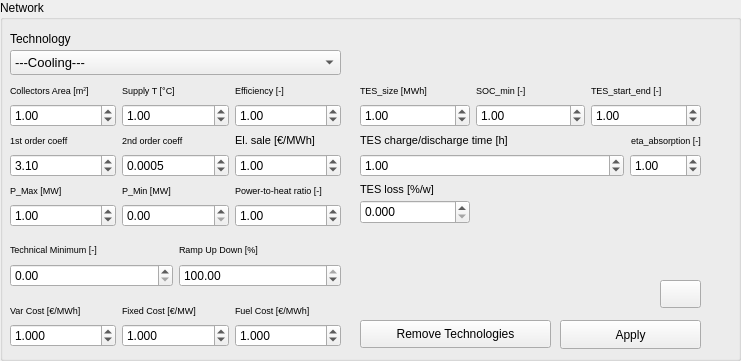
           <widget class="QGroupBox" name="cooling_2">
            <property name="geometry">
             <rect>
              <x>10</x>
              <y>270</y>
              <width>741</width>
              <height>361</height>
             </rect>
            </property>
            <property name="title">
             <string>Network</string>
            </property>
            <widget class="QLabel" name="label_12">
             <property name="geometry">
              <rect>
               <x>10</x>
               <y>30</y>
               <width>161</width>
               <height>17</height>
              </rect>
             </property>
             <property name="text">
              <string>Technology</string>
             </property>
            </widget>
            <widget class="QWidget" name="horizontalLayoutWidget_10">
             <property name="geometry">
              <rect>
               <x>10</x>
               <y>320</y>
               <width>331</width>
               <height>31</height>
              </rect>
             </property>
             <layout class="QHBoxLayout" name="horizontalLayout_9">
              <item>
               <widget class="QDoubleSpinBox" name="networkVariableCost">
                <property name="decimals">
                 <number>3</number>
                </property>
                <property name="maximum">
                 <double>99999999.989999994635582</double>
                </property>
                <property name="singleStep">
                 <double>0.010000000000000</double>
                </property>
                <property name="value">
                 <double>1.000000000000000</double>
                </property>
               </widget>
              </item>
              <item>
               <widget class="QDoubleSpinBox" name="networkFixedCost">
                <property name="decimals">
                 <number>3</number>
                </property>
                <property name="maximum">
                 <double>99999999.989999994635582</double>
                </property>
                <property name="singleStep">
                 <double>0.010000000000000</double>
                </property>
                <property name="value">
                 <double>1.000000000000000</double>
                </property>
               </widget>
              </item>
              <item>
               <widget class="QDoubleSpinBox" name="networkFuelCost">
                <property name="decimals">
                 <number>3</number>
                </property>
                <property name="maximum">
                 <double>99999999.989999994635582</double>
                </property>
                <property name="singleStep">
                 <double>0.010000000000000</double>
                </property>
                <property name="value">
                 <double>1.000000000000000</double>
                </property>
               </widget>
              </item>
             </layout>
            </widget>
            <widget class="QWidget" name="horizontalLayoutWidget_35">
             <property name="geometry">
              <rect>
               <x>10</x>
               <y>80</y>
               <width>331</width>
               <height>21</height>
              </rect>
             </property>
             <layout class="QHBoxLayout" name="horizontalLayout_41">
              <item>
               <widget class="QLabel" name="label_97">
                <property name="text">
                 <string>&lt;html&gt;&lt;head/&gt;&lt;body&gt;&lt;p&gt;&lt;span style=&quot; font-size:7pt;&quot;&gt;Collectors Area [m&lt;/span&gt;&lt;span style=&quot; font-size:7pt; vertical-align:super;&quot;&gt;2&lt;/span&gt;&lt;span style=&quot; font-size:7pt;&quot;&gt;]&lt;/span&gt;&lt;/p&gt;&lt;/body&gt;&lt;/html&gt;</string>
                </property>
               </widget>
              </item>
              <item>
               <widget class="QLabel" name="label_98">
                <property name="text">
                 <string>&lt;html&gt;&lt;head/&gt;&lt;body&gt;&lt;p&gt;&lt;span style=&quot; font-size:7pt;&quot;&gt;Supply T [°C]&lt;/span&gt;&lt;/p&gt;&lt;/body&gt;&lt;/html&gt;</string>
                </property>
               </widget>
              </item>
              <item>
               <widget class="QLabel" name="label_99">
                <property name="text">
                 <string>&lt;html&gt;&lt;head/&gt;&lt;body&gt;&lt;p&gt;&lt;span style=&quot; font-size:7pt;&quot;&gt;Efficiency [-]&lt;/span&gt;&lt;/p&gt;&lt;/body&gt;&lt;/html&gt;</string>
                </property>
               </widget>
              </item>
             </layout>
            </widget>
            <widget class="QWidget" name="horizontalLayoutWidget_37">
             <property name="geometry">
              <rect>
               <x>10</x>
               <y>100</y>
               <width>331</width>
               <height>31</height>
              </rect>
             </property>
             <layout class="QHBoxLayout" name="horizontalLayout_43">
              <item>
               <widget class="QDoubleSpinBox" name="networkarea">
                <property name="maximum">
                 <double>99999999.989999994635582</double>
                </property>
                <property name="singleStep">
                 <double>0.010000000000000</double>
                </property>
                <property name="value">
                 <double>1.000000000000000</double>
                </property>
               </widget>
              </item>
              <item>
               <widget class="QDoubleSpinBox" name="networkTemp">
                <property name="minimum">
                 <double>-999999.000000000000000</double>
                </property>
                <property name="maximum">
                 <double>99999999.989999994635582</double>
                </property>
                <property name="singleStep">
                 <double>0.010000000000000</double>
                </property>
                <property name="value">
                 <double>1.000000000000000</double>
                </property>
               </widget>
              </item>
              <item>
               <widget class="QDoubleSpinBox" name="networkEta">
                <property name="maximum">
                 <double>9999.989999999999782</double>
                </property>
                <property name="singleStep">
                 <double>0.010000000000000</double>
                </property>
                <property name="value">
                 <double>1.000000000000000</double>
                </property>
               </widget>
              </item>
             </layout>
            </widget>
            <widget class="QWidget" name="horizontalLayoutWidget_42">
             <property name="geometry">
              <rect>
               <x>10</x>
               <y>130</y>
               <width>331</width>
               <height>21</height>
              </rect>
             </property>
             <layout class="QHBoxLayout" name="horizontalLayout_48">
              <item>
               <widget class="QLabel" name="label_100">
                <property name="text">
                 <string>&lt;html&gt;&lt;head/&gt;&lt;body&gt;&lt;p&gt;&lt;span style=&quot; font-size:7pt;&quot;&gt;1st order coeff&lt;/span&gt;&lt;/p&gt;&lt;/body&gt;&lt;/html&gt;</string>
                </property>
               </widget>
              </item>
              <item>
               <widget class="QLabel" name="label_101">
                <property name="text">
                 <string>&lt;html&gt;&lt;head/&gt;&lt;body&gt;&lt;p&gt;&lt;span style=&quot; font-size:7pt;&quot;&gt;2nd order coeff&lt;/span&gt;&lt;/p&gt;&lt;/body&gt;&lt;/html&gt;</string>
                </property>
               </widget>
              </item>
              <item>
               <widget class="QLabel" name="label_53">
                <property name="font">
                 <font>
                  <pointsize>8</pointsize>
                 </font>
                </property>
                <property name="text">
                 <string>&lt;html&gt;&lt;head/&gt;&lt;body&gt;&lt;p&gt;El. sale [€/MWh]&lt;/p&gt;&lt;/body&gt;&lt;/html&gt;</string>
                </property>
               </widget>
              </item>
             </layout>
            </widget>
            <widget class="QWidget" name="horizontalLayoutWidget_52">
             <property name="geometry">
              <rect>
               <x>10</x>
               <y>150</y>
               <width>331</width>
               <height>31</height>
              </rect>
             </property>
             <layout class="QHBoxLayout" name="horizontalLayout_54">
              <item>
               <widget class="QDoubleSpinBox" name="network1coeff">
                <property name="maximum">
                 <double>99999999.989999994635582</double>
                </property>
                <property name="singleStep">
                 <double>0.010000000000000</double>
                </property>
                <property name="value">
                 <double>3.100000000000000</double>
                </property>
               </widget>
              </item>
              <item>
               <widget class="QDoubleSpinBox" name="network2coeff">
                <property name="decimals">
                 <number>4</number>
                </property>
                <property name="minimum">
                 <double>-99999999.989999994635582</double>
                </property>
                <property name="maximum">
                 <double>99999999.989999994635582</double>
                </property>
                <property name="singleStep">
                 <double>0.010000000000000</double>
                </property>
                <property name="value">
                 <double>0.000500000000000</double>
                </property>
               </widget>
              </item>
              <item>
               <widget class="QDoubleSpinBox" name="network_el_sale">
                <property name="maximum">
                 <double>999999999.000000000000000</double>
                </property>
                <property name="value">
                 <double>1.000000000000000</double>
                </property>
               </widget>
              </item>
             </layout>
            </widget>
            <widget class="QWidget" name="horizontalLayoutWidget_17">
             <property name="geometry">
              <rect>
               <x>10</x>
               <y>240</y>
               <width>331</width>
               <height>20</height>
              </rect>
             </property>
             <layout class="QHBoxLayout" name="horizontalLayout_55">
              <item>
               <widget class="QLabel" name="label_20">
                <property name="text">
                 <string>&lt;html&gt;&lt;head/&gt;&lt;body&gt;&lt;p&gt;&lt;span style=&quot; font-size:7pt;&quot;&gt;Technical Minimum [-]&lt;/span&gt;&lt;/p&gt;&lt;/body&gt;&lt;/html&gt;</string>
                </property>
               </widget>
              </item>
              <item>
               <widget class="QLabel" name="label_64">
                <property name="text">
                 <string>&lt;html&gt;&lt;head/&gt;&lt;body&gt;&lt;p&gt;&lt;span style=&quot; font-size:7pt;&quot;&gt;Ramp Up Down [%]&lt;/span&gt;&lt;/p&gt;&lt;/body&gt;&lt;/html&gt;</string>
                </property>
               </widget>
              </item>
             </layout>
            </widget>
            <widget class="QWidget" name="horizontalLayoutWidget_19">
             <property name="geometry">
              <rect>
               <x>10</x>
               <y>260</y>
               <width>331</width>
               <height>31</height>
              </rect>
             </property>
             <layout class="QHBoxLayout" name="horizontalLayout_56">
              <item>
               <widget class="QDoubleSpinBox" name="networkTechMin">
                <property name="maximum">
                 <double>99999999.989999994635582</double>
                </property>
                <property name="singleStep">
                 <double>0.010000000000000</double>
                </property>
                <property name="value">
                 <double>0.000000000000000</double>
                </property>
               </widget>
              </item>
              <item>
               <widget class="QDoubleSpinBox" name="networkRampUpDown">
                <property name="maximum">
                 <double>100.000000000000000</double>
                </property>
                <property name="singleStep">
                 <double>1.000000000000000</double>
                </property>
                <property name="value">
                 <double>100.000000000000000</double>
                </property>
               </widget>
              </item>
             </layout>
            </widget>
            <widget class="QWidget" name="horizontalLayoutWidget_53">
             <property name="geometry">
              <rect>
               <x>10</x>
               <y>300</y>
               <width>331</width>
               <height>21</height>
              </rect>
             </property>
             <layout class="QHBoxLayout" name="horizontalLayout_57">
              <item>
               <widget class="QLabel" name="label_79">
                <property name="text">
                 <string>&lt;html&gt;&lt;head/&gt;&lt;body&gt;&lt;p&gt;&lt;span style=&quot; font-size:7pt;&quot;&gt;Var Cost [€/MWh]&lt;/span&gt;&lt;/p&gt;&lt;/body&gt;&lt;/html&gt;</string>
                </property>
               </widget>
              </item>
              <item>
               <widget class="QLabel" name="label_63">
                <property name="text">
                 <string>&lt;html&gt;&lt;head/&gt;&lt;body&gt;&lt;p&gt;&lt;span style=&quot; font-size:7pt;&quot;&gt;Fixed Cost [€/MW]&lt;/span&gt;&lt;/p&gt;&lt;/body&gt;&lt;/html&gt;</string>
                </property>
               </widget>
              </item>
              <item>
               <widget class="QLabel" name="label_80">
                <property name="text">
                 <string>&lt;html&gt;&lt;head/&gt;&lt;body&gt;&lt;p&gt;&lt;span style=&quot; font-size:7pt;&quot;&gt;Fuel Cost [€/MWh]&lt;/span&gt;&lt;/p&gt;&lt;/body&gt;&lt;/html&gt;</string>
                </property>
               </widget>
              </item>
             </layout>
            </widget>
            <widget class="QWidget" name="horizontalLayoutWidget_54">
             <property name="geometry">
              <rect>
               <x>360</x>
               <y>80</y>
               <width>341</width>
               <height>21</height>
              </rect>
             </property>
             <layout class="QHBoxLayout" name="horizontalLayout_58">
              <item>
               <widget class="QLabel" name="label_103">
                <property name="text">
                 <string>&lt;html&gt;&lt;head/&gt;&lt;body&gt;&lt;p&gt;&lt;span style=&quot; font-size:7pt;&quot;&gt;TES_size [MWh]&lt;/span&gt;&lt;/p&gt;&lt;/body&gt;&lt;/html&gt;</string>
                </property>
               </widget>
              </item>
              <item>
               <widget class="QLabel" name="label_104">
                <property name="text">
                 <string>&lt;html&gt;&lt;head/&gt;&lt;body&gt;&lt;p&gt;&lt;span style=&quot; font-size:7pt;&quot;&gt;SOC_min [-]&lt;/span&gt;&lt;/p&gt;&lt;/body&gt;&lt;/html&gt;</string>
                </property>
               </widget>
              </item>
              <item>
               <widget class="QLabel" name="label_105">
                <property name="text">
                 <string>&lt;html&gt;&lt;head/&gt;&lt;body&gt;&lt;p&gt;&lt;span style=&quot; font-size:7pt;&quot;&gt;TES_start_end [-]&lt;/span&gt;&lt;/p&gt;&lt;/body&gt;&lt;/html&gt;</string>
                </property>
               </widget>
              </item>
             </layout>
            </widget>
            <widget class="QWidget" name="horizontalLayoutWidget_55">
             <property name="geometry">
              <rect>
               <x>360</x>
               <y>100</y>
               <width>341</width>
               <height>31</height>
              </rect>
             </property>
             <layout class="QHBoxLayout" name="horizontalLayout_59">
              <item>
               <widget class="QDoubleSpinBox" name="networkTes_size">
                <property name="maximum">
                 <double>9999.989999999999782</double>
                </property>
                <property name="singleStep">
                 <double>0.010000000000000</double>
                </property>
                <property name="value">
                 <double>1.000000000000000</double>
                </property>
               </widget>
              </item>
              <item>
               <widget class="QDoubleSpinBox" name="networkSocMin">
                <property name="maximum">
                 <double>9999.989999999999782</double>
                </property>
                <property name="singleStep">
                 <double>0.010000000000000</double>
                </property>
                <property name="value">
                 <double>1.000000000000000</double>
                </property>
               </widget>
              </item>
              <item>
               <widget class="QDoubleSpinBox" name="networkTesStartEnd">
                <property name="maximum">
                 <double>9999.989999999999782</double>
                </property>
                <property name="singleStep">
                 <double>0.010000000000000</double>
                </property>
                <property name="value">
                 <double>1.000000000000000</double>
                </property>
               </widget>
              </item>
             </layout>
            </widget>
            <widget class="QPushButton" name="insertNetwork">
             <property name="geometry">
              <rect>
               <x>560</x>
               <y>320</y>
               <width>141</width>
               <height>29</height>
              </rect>
             </property>
             <property name="text">
              <string>Apply</string>
             </property>
            </widget>
            <widget class="QWidget" name="horizontalLayoutWidget_56">
             <property name="geometry">
              <rect>
               <x>360</x>
               <y>130</y>
               <width>341</width>
               <height>21</height>
              </rect>
             </property>
             <layout class="QHBoxLayout" name="horizontalLayout_60">
              <item>
               <widget class="QLabel" name="label_106">
                <property name="text">
                 <string>&lt;html&gt;&lt;head/&gt;&lt;body&gt;&lt;p&gt;&lt;span style=&quot; font-size:8pt;&quot;&gt;TES charge/discharge time [h]&lt;/span&gt;&lt;/p&gt;&lt;/body&gt;&lt;/html&gt;</string>
                </property>
               </widget>
              </item>
              <item>
               <widget class="QLabel" name="label_107">
                <property name="sizePolicy">
                 <sizepolicy hsizetype="Maximum" vsizetype="Preferred">
                  <horstretch>0</horstretch>
                  <verstretch>0</verstretch>
                 </sizepolicy>
                </property>
                <property name="text">
                 <string>&lt;html&gt;&lt;head/&gt;&lt;body&gt;&lt;p&gt;&lt;span style=&quot; font-size:7pt;&quot;&gt;eta_absorption [-]&lt;/span&gt;&lt;/p&gt;&lt;/body&gt;&lt;/html&gt;</string>
                </property>
               </widget>
              </item>
             </layout>
            </widget>
            <widget class="QWidget" name="horizontalLayoutWidget_57">
             <property name="geometry">
              <rect>
               <x>360</x>
               <y>150</y>
               <width>341</width>
               <height>31</height>
              </rect>
             </property>
             <layout class="QHBoxLayout" name="horizontalLayout_61">
              <item>
               <widget class="QDoubleSpinBox" name="networkTes_discharge">
                <property name="sizePolicy">
                 <sizepolicy hsizetype="MinimumExpanding" vsizetype="Fixed">
                  <horstretch>0</horstretch>
                  <verstretch>0</verstretch>
                 </sizepolicy>
                </property>
                <property name="maximum">
                 <double>9999.989999999999782</double>
                </property>
                <property name="singleStep">
                 <double>0.010000000000000</double>
                </property>
                <property name="value">
                 <double>1.000000000000000</double>
                </property>
               </widget>
              </item>
              <item>
               <widget class="QDoubleSpinBox" name="networkCop_absorption">
                <property name="maximum">
                 <double>9999.989999999999782</double>
                </property>
                <property name="singleStep">
                 <double>0.010000000000000</double>
                </property>
                <property name="value">
                 <double>1.000000000000000</double>
                </property>
               </widget>
              </item>
             </layout>
            </widget>
            <widget class="QWidget" name="horizontalLayoutWidget_59">
             <property name="geometry">
              <rect>
               <x>10</x>
               <y>180</y>
               <width>331</width>
               <height>21</height>
              </rect>
             </property>
             <layout class="QHBoxLayout" name="horizontalLayout_63">
              <item>
               <widget class="QLabel" name="label_15">
                <property name="text">
                 <string>&lt;html&gt;&lt;head/&gt;&lt;body&gt;&lt;p&gt;&lt;span style=&quot; font-size:7pt;&quot;&gt;P_Max [MW]&lt;/span&gt;&lt;/p&gt;&lt;/body&gt;&lt;/html&gt;</string>
                </property>
               </widget>
              </item>
              <item>
               <widget class="QLabel" name="label_17">
                <property name="text">
                 <string>&lt;html&gt;&lt;head/&gt;&lt;body&gt;&lt;p&gt;&lt;span style=&quot; font-size:7pt;&quot;&gt;P_Min [MW]&lt;/span&gt;&lt;/p&gt;&lt;/body&gt;&lt;/html&gt;</string>
                </property>
               </widget>
              </item>
              <item>
               <widget class="QLabel" name="label_108">
                <property name="text">
                 <string>&lt;html&gt;&lt;head/&gt;&lt;body&gt;&lt;p&gt;&lt;span style=&quot; font-size:7pt;&quot;&gt;Power-to-heat ratio [-]&lt;/span&gt;&lt;/p&gt;&lt;/body&gt;&lt;/html&gt;</string>
                </property>
               </widget>
              </item>
             </layout>
            </widget>
            <widget class="QWidget" name="horizontalLayoutWidget_60">
             <property name="geometry">
              <rect>
               <x>10</x>
               <y>200</y>
               <width>331</width>
               <height>31</height>
              </rect>
             </property>
             <layout class="QHBoxLayout" name="horizontalLayout_64">
              <item>
               <widget class="QDoubleSpinBox" name="networkP_max">
                <property name="maximum">
                 <double>99999999.989999994635582</double>
                </property>
                <property name="singleStep">
                 <double>0.010000000000000</double>
                </property>
                <property name="value">
                 <double>1.000000000000000</double>
                </property>
               </widget>
              </item>
              <item>
               <widget class="QDoubleSpinBox" name="networkP_min">
                <property name="maximum">
                 <double>99999999.989999994635582</double>
                </property>
                <property name="singleStep">
                 <double>0.010000000000000</double>
                </property>
                <property name="value">
                 <double>0.000000000000000</double>
                </property>
               </widget>
              </item>
              <item>
               <widget class="QDoubleSpinBox" name="networkcb_CHP">
                <property name="maximum">
                 <double>99999999.989999994635582</double>
                </property>
                <property name="singleStep">
                 <double>0.010000000000000</double>
                </property>
                <property name="value">
                 <double>1.000000000000000</double>
                </property>
               </widget>
              </item>
             </layout>
            </widget>
            <widget class="QPushButton" name="remove_network">
             <property name="geometry">
              <rect>
               <x>360</x>
               <y>320</y>
               <width>191</width>
               <height>28</height>
              </rect>
             </property>
             <property name="toolTip">
              <string notr="true">&lt;html&gt;&lt;head/&gt;&lt;body&gt;&lt;p&gt;Removes all the technologies of the selected generation point. Select a specific technology to remove only a single one.&lt;/p&gt;&lt;/body&gt;&lt;/html&gt;</string>
             </property>
             <property name="toolTipDuration">
              <number>8000</number>
             </property>
             <property name="text">
              <string>Remove Technologies</string>
             </property>
            </widget>
            <widget class="QComboBox" name="networkTechnology">
             <property name="geometry">
              <rect>
               <x>10</x>
               <y>50</y>
               <width>331</width>
               <height>25</height>
              </rect>
             </property>
             <property name="font">
              <font>
               <pointsize>10</pointsize>
              </font>
             </property>
             <property name="editable">
              <bool>false</bool>
             </property>
             <property name="currentText">
              <string>---Cooling---</string>
             </property>
             <property name="minimumContentsLength">
              <number>0</number>
             </property>
             <item>
              <property name="text">
               <string>---Cooling---</string>
              </property>
             </item>
             <item>
              <property name="text">
               <string>Waste cooling – HEX </string>
              </property>
             </item>
             <item>
              <property name="text">
               <string>waste_heat_heat_pumps_temperature_group1</string>
              </property>
             </item>
             <item>
              <property name="text">
               <string>waste_heat_heat_pumps_temperature_group2</string>
              </property>
             </item>
             <item>
              <property name="text">
               <string>waste_heat_heat_pumps_temperature_group3</string>
              </property>
             </item>
             <item>
              <property name="text">
               <string>Absorption heat pump</string>
              </property>
             </item>
             <item>
              <property name="text">
               <string>Thermal energy storage</string>
              </property>
             </item>
             <item>
              <property name="text">
               <string/>
              </property>
             </item>
             <item>
              <property name="text">
               <string>-----Heating-----</string>
              </property>
             </item>
             <item>
              <property name="text">
               <string>Thermal energy storage</string>
              </property>
             </item>
             <item>
              <property name="text">
               <string>Seasonal thermal energy storage</string>
              </property>
             </item>
             <item>
              <property name="text">
               <string/>
              </property>
             </item>
             <item>
              <property name="text">
               <string>---  High Temperature (T&gt;70 °C)---</string>
              </property>
             </item>
             <item>
              <property name="text">
               <string>Gas Boiler</string>
              </property>
             </item>
             <item>
              <property name="text">
               <string>Biomass Boiler</string>
              </property>
             </item>
             <item>
              <property name="text">
               <string>Oil Boiler</string>
              </property>
             </item>
             <item>
              <property name="text">
               <string>Electrical Heater</string>
              </property>
             </item>
             <item>
              <property name="text">
               <string>Gas CHP</string>
              </property>
             </item>
             <item>
              <property name="text">
               <string>Oil CHP</string>
              </property>
             </item>
             <item>
              <property name="text">
               <string>Biomass CHP</string>
              </property>
             </item>
             <item>
              <property name="text">
               <string>Industrial waste heat ORC</string>
              </property>
             </item>
             <item>
              <property name="text">
               <string>Deep geothermal ORC</string>
              </property>
             </item>
             <item>
              <property name="text">
               <string>Gas ORC</string>
              </property>
             </item>
             <item>
              <property name="text">
               <string>Biomass ORC</string>
              </property>
             </item>
             <item>
              <property name="text">
               <string>Deep geothermal HEX</string>
              </property>
             </item>
             <item>
              <property name="text">
               <string>Industrial waste heat HEX</string>
              </property>
             </item>
             <item>
              <property name="text">
               <string>Waste Heat Compression Heat Pump High T</string>
              </property>
             </item>
             <item>
              <property name="text">
               <string/>
              </property>
             </item>
             <item>
              <property name="text">
               <string>--- Medium Temperature  (40 °C&lt;T&lt;70 °C)---</string>
              </property>
             </item>
             <item>
              <property name="text">
               <string>Air Source Compression Heat Pump</string>
              </property>
             </item>
             <item>
              <property name="text">
               <string>Shallow geothermal compression heat pump</string>
              </property>
             </item>
             <item>
              <property name="text">
               <string>Air source gas absorption heat pump</string>
              </property>
             </item>
             <item>
              <property name="text">
               <string>Shallow geothermal gas absorption heat pump</string>
              </property>
             </item>
             <item>
              <property name="text">
               <string>Evacuated tube solar collectors</string>
              </property>
             </item>
             <item>
              <property name="text">
               <string>Waste Heat Compression Heat Pump Medium T</string>
              </property>
             </item>
             <item>
              <property name="text">
               <string/>
              </property>
             </item>
             <item>
              <property name="text">
               <string>--- Low Temperature  (T&lt;40 °C)---</string>
              </property>
             </item>
             <item>
              <property name="text">
               <string>Flat plate solar collectors</string>
              </property>
             </item>
             <item>
              <property name="text">
               <string>Waste Heat Compression Heat Pump Low T</string>
              </property>
             </item>
             <item>
              <property name="text">
               <string>Air Source Compression Heat Pump</string>
              </property>
             </item>
             <item>
              <property name="text">
               <string>Shallow geothermal compression heat pump</string>
              </property>
             </item>
            </widget>
            <widget class="QPushButton" name="network_input_reset">
             <property name="geometry">
              <rect>
               <x>660</x>
               <y>280</y>
               <width>41</width>
               <height>28</height>
              </rect>
             </property>
             <property name="toolTip">
              <string notr="true">&lt;html&gt;&lt;head/&gt;&lt;body&gt;&lt;p&gt;Set inputs to default values.&lt;/p&gt;&lt;/body&gt;&lt;/html&gt;</string>
             </property>
             <property name="toolTipDuration">
              <number>4000</number>
             </property>
             <property name="text">
              <string/>
             </property>
            </widget>
            <widget class="QLabel" name="label_86">
             <property name="geometry">
              <rect>
               <x>360</x>
               <y>180</y>
               <width>101</width>
               <height>19</height>
              </rect>
             </property>
             <property name="font">
              <font>
               <pointsize>8</pointsize>
              </font>
             </property>
             <property name="text">
              <string>TES loss [%/w]</string>
             </property>
            </widget>
            <widget class="QDoubleSpinBox" name="networkTES_loss">
             <property name="geometry">
              <rect>
               <x>360</x>
               <y>200</y>
               <width>110</width>
               <height>24</height>
              </rect>
             </property>
             <property name="minimumSize">
              <size>
               <width>110</width>
               <height>0</height>
              </size>
             </property>
             <property name="decimals">
              <number>3</number>
             </property>
             <property name="maximum">
              <double>99.998999999999995</double>
             </property>
            </widget>
           </widget>
